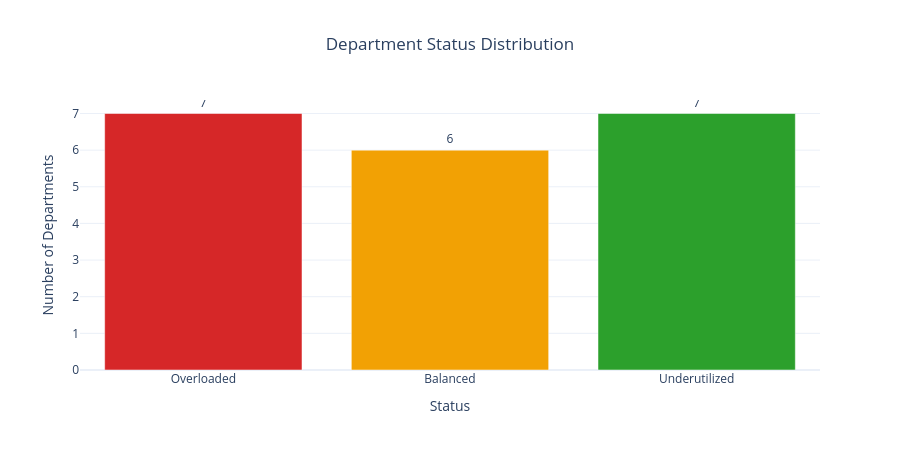

This figure's notebook cell:
### Markdown cell above
## 5. Status distribution

### Code cell
status_counts = dept_util["Status"].value_counts().reindex(
    ["Overloaded", "Balanced", "Underutilized"]
).reset_index()
status_counts.columns = ["Status", "Department_Count"]

fig_status = px.bar(
    status_counts, x="Status", y="Department_Count", color="Status",
    color_discrete_map=STATUS_COLORS, text="Department_Count",
    title="Department Status Distribution",
)
fig_status.update_traces(textposition="outside")
fig_status.update_layout(
    title_x=0.5, xaxis_title="Status", yaxis_title="Number of Departments",
    template="plotly_white", height=450, showlegend=False,
)
fig_status.show()

### Figure 1 — Plotly figure (JSON) as saved in the notebook; plotly's stock layout.template omitted (floating-point values rounded to 4 significant figures)
{"data": [{"hovertemplate": "Status=%{x}<br>Department_Count=%{text}<extra></extra>", "legendgroup": "Overloaded", "marker": {"color": "#D62728", "pattern": {"shape": ""}}, "name": "Overloaded", "orientation": "v", "showlegend": true, "text": [7.0], "textposition": "outside", "type": "bar", "x": ["Overloaded"], "xaxis": "x", "y": [7], "yaxis": "y"}, {"hovertemplate": "Status=%{x}<br>Department_Count=%{text}<extra></extra>", "legendgroup": "Balanced", "marker": {"color": "#F2A104", "pattern": {"shape": ""}}, "name": "Balanced", "orientation": "v", "showlegend": true, "text": [6.0], "textposition": "outside", "type": "bar", "x": ["Balanced"], "xaxis": "x", "y": [6], "yaxis": "y"}, {"hovertemplate": "Status=%{x}<br>Department_Count=%{text}<extra></extra>", "legendgroup": "Underutilized", "marker": {"color": "#2CA02C", "pattern": {"shape": ""}}, "name": "Underutilized", "orientation": "v", "showlegend": true, "text": [7.0], "textposition": "outside", "type": "bar", "x": ["Underutilized"], "xaxis": "x", "y": [7], "yaxis": "y"}], "layout": {"barmode": "relative", "height": 450, "legend": {"title": {"text": "Status"}, "tracegroupgap": 0}, "showlegend": false, "title": {"text": "Department Status Distribution", "x": 0.5}, "xaxis": {"anchor": "y", "categoryarray": ["Overloaded", "Balanced", "Underutilized"], "categoryorder": "array", "domain": [0.0, 1.0], "title": {"text": "Status"}}, "yaxis": {"anchor": "x", "domain": [0.0, 1.0], "title": {"text": "Number of Departments"}}}}
